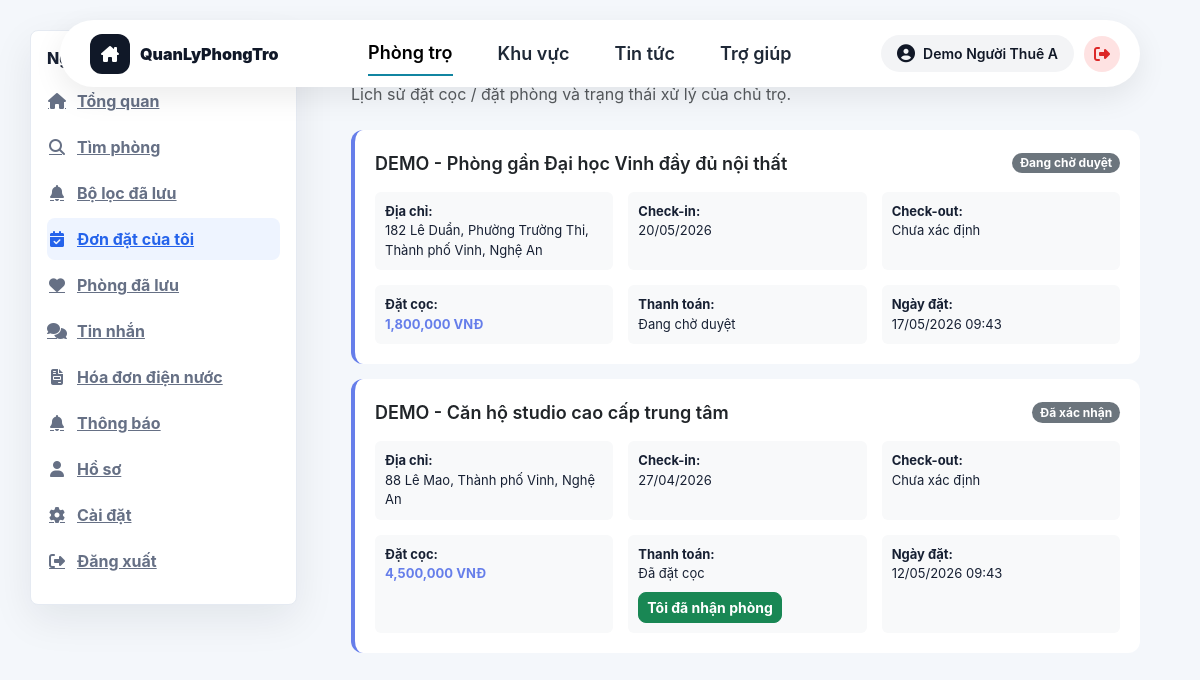
/public/user/my-bookings.php (signed in), run on the app's committed database.
### tables this page shows
CREATE TABLE `bookings` (
  `id` int(11) NOT NULL,
  `booking_code` varchar(30) DEFAULT NULL,
  `user_id` int(11) DEFAULT NULL,
  `owner_id` int(11) DEFAULT NULL,
  `motel_id` int(11) DEFAULT NULL,
  `check_in_date` date DEFAULT NULL,
  `check_out_date` date DEFAULT NULL,
  `expected_move_in_date` date DEFAULT NULL,
  `rental_duration_months` int(11) DEFAULT NULL,
  `note` text DEFAULT NULL,
  `contact_name` varchar(120) DEFAULT NULL,
  `contact_phone` varchar(20) DEFAULT NULL,
  `contact_email` varchar(150) DEFAULT NULL,
  `deposit_amount` int(11) DEFAULT NULL,
  `total_amount` int(11) NOT NULL DEFAULT 0,
  `payment_status` enum('pending','processing','paid','failed','cancelled','refunded') NOT NULL DEFAULT 'pending',
  `booking_status` enum('pending','waiting_payment','paid','confirmed','cancelled','rejected','expired','completed') NOT NULL DEFAULT 'pending',
  `checkin_date` date DEFAULT NULL,
  `status` enum('pending','paid','accepted','completed','rejected','cancelled') DEFAULT 'pending',
  `created_at` timestamp NOT NULL DEFAULT current_timestamp(),
  `cancelled_at` datetime DEFAULT NULL,
  `cancelled_by` int(11) DEFAULT NULL,
  `cancellation_reason` text DEFAULT NULL,
  `rejected_at` datetime DEFAULT NULL,
  `rejected_by` int(11) DEFAULT NULL,
  `rejection_reason` text DEFAULT NULL,
  `expires_at` datetime DEFAULT NULL,
  `updated_at` datetime DEFAULT NULL
);

CREATE TABLE `motels` (
  `id` int(11) NOT NULL,
  `title` varchar(255) NOT NULL,
  `description` text DEFAULT NULL,
  `price` int(11) NOT NULL,
  `deposit_amount` int(11) NOT NULL DEFAULT 0,
  `area` int(11) DEFAULT NULL,
  `address` varchar(255) DEFAULT NULL,
  `province_code` varchar(20) DEFAULT NULL,
  `province_name` varchar(120) DEFAULT NULL,
  `district_code` varchar(20) DEFAULT NULL,
  `district_name` varchar(120) DEFAULT NULL,
  `ward_code` varchar(20) DEFAULT NULL,
  `ward_name` varchar(120) DEFAULT NULL,
  `street_address` varchar(255) DEFAULT NULL,
  `address_api_source` varchar(80) DEFAULT NULL,
  `lat` decimal(10,8) DEFAULT NULL,
  `lng` decimal(11,8) DEFAULT NULL,
  `phone` varchar(20) DEFAULT NULL,
  `user_id` int(11) NOT NULL,
  `category_id` int(11) DEFAULT NULL,
  `district_id` int(11) DEFAULT NULL,
  `status` enum('pending','approved','hidden','rejected') DEFAULT 'pending',
  `room_status` enum('available','reserved','rented','unavailable') NOT NULL DEFAULT 'available',
  `rejection_reason` text DEFAULT NULL,
  `rejected_by` int(11) DEFAULT NULL,
  `rejected_at` datetime DEFAULT NULL,
  `count_view` int(11) DEFAULT 0,
  `created_at` timestamp NOT NULL DEFAULT current_timestamp(),
  `updated_at` timestamp NULL DEFAULT NULL,
  `bedrooms` int(11) DEFAULT 0,
  `bathrooms` int(11) DEFAULT 0,
  `max_people` int(11) DEFAULT NULL,
  `utilities` text DEFAULT NULL,
  `furniture` text DEFAULT NULL,
  `verification_status` varchar(30) NOT NULL DEFAULT 'unverified',
  `health_score` int(11) NOT NULL DEFAULT 0,
  `is_featured` tinyint(1) NOT NULL DEFAULT 0,
  `available_from` date DEFAULT NULL,
  `service_fee` int(11) NOT NULL DEFAULT 0,
  `electricity_unit_price` int(11) NOT NULL DEFAULT 0,
  `water_fee_per_person` int(11) NOT NULL DEFAULT 0,
  `internet_fee` int(11) NOT NULL DEFAULT 0,
  `parking_fee` int(11) NOT NULL DEFAULT 0,
  `other_fee` int(11) NOT NULL DEFAULT 0,
  `service_note` varchar(255) DEFAULT NULL,
  `deposit_months` decimal(3,1) NOT NULL DEFAULT 1.0
);

CREATE TABLE `payments` (
  `id` int(11) NOT NULL,
  `payment_code` varchar(30) DEFAULT NULL,
  `booking_id` int(11) DEFAULT NULL,
  `amount` int(11) DEFAULT NULL,
  `fee` int(11) DEFAULT 0,
  `payment_method` varchar(50) DEFAULT NULL,
  `payment_status` enum('pending','processing','paid','failed','cancelled','refunded') NOT NULL DEFAULT 'pending',
  `method` varchar(50) DEFAULT NULL,
  `transaction_code` varchar(255) DEFAULT NULL,
  `paid_at` datetime DEFAULT NULL,
  `gateway_response` longtext DEFAULT NULL,
  `status` enum('pending','held','released','refunded') DEFAULT 'pending',
  `created_at` timestamp NOT NULL DEFAULT current_timestamp(),
  `updated_at` datetime DEFAULT NULL
);

### core/Database.php (called while the page is built, shortened)
<?php
class Database {
    private $conn;
    public function __construct($connection) {
        $this->conn = $connection;
    }
    public function prepare($sql) {
        return $this->conn->prepare($sql);
    }
}
?>

### public/user/my-bookings.php (the view, shortened to what this page needs)
<?php
@require_once '../../config/database.php';
@require_once '../../core/Database.php';
@require_once '../components/PublicNav.php';
$db = new Database($conn);
$user_id = $_SESSION['user_id'];
$page = isset($_GET['page']) ? max(1, (int)$_GET['page']) : 1;
$limit = 10;
$offset = ($page - 1) * $limit;
$stmt = $db->prepare("
    SELECT b.*, p.id AS payment_id, p.payment_code, p.payment_status AS current_payment_status, m.title, m.price, m.address
    FROM bookings b
    JOIN motels m ON b.motel_id = m.id
    LEFT JOIN payments p ON p.booking_id = b.id
    WHERE b.user_id = ?
    ORDER BY b.created_at DESC
    LIMIT ? OFFSET ?
");
$stmt->bind_param("iii", $user_id, $limit, $offset);
$stmt->execute();
$bookings = $stmt->get_result()->fetch_all(MYSQLI_ASSOC);
?>
<?php
function tenant_booking_status_label(string $status): string
{
    return [
        'pending' => 'Đang chờ duyệt',
        'waiting_payment' => 'Chờ thanh toán',
        'paid' => 'Đã đặt cọc',
        'confirmed' => 'Đã xác nhận',
        'processing' => 'Chờ admin xác nhận',
        'failed' => 'Thanh toán thất bại',
        'refunded' => 'Đã hoàn tiền',
        'accepted' => 'Đã được chấp nhận',
        'completed' => 'Hoàn tất',
        'rejected' => 'Bị từ chối',
        'cancelled' => 'Đã hủy',
    ][strtolower($status)] ?? $status;
}
?>
<!DOCTYPE html>
<html lang="vi">
<head>
    <link href="https://cdn.jsdelivr.net/npm/bootstrap@5.3.0/dist/css/bootstrap.min.css" rel="stylesheet">
    <link href="https://cdnjs.cloudflare.com/ajax/libs/font-awesome/6.5.0/css/all.min.css" rel="stylesheet">
    <link href="../assets/css/modern.css" rel="stylesheet">
</head>
<body>
    <div class="container-lg" style="padding: 30px 0;">
        <div class="row">
            <div class="col-lg-3">
                <?php
                require __DIR__ . '/_nav_sidebar.php';
                ?>
            </div>
            <div class="col-lg-9">
                <div class="main-content">
                    <h1 style="font-size: 28px; font-weight: 700; margin-bottom: 10px;">
                    </h1>
                    <p class="text-muted mb-4">Lịch sử đặt cọc / đặt phòng và trạng thái xử lý của chủ trọ.</p>
                    <?php if (count($bookings) > 0): ?>
                        <?php foreach ($bookings as $booking): ?>
                            <div class="booking-card">
                                <div class="booking-header">
                                    <div class="booking-title">
                                        <a href="motel-detail.php?id=<?php echo (int)$booking['motel_id']; ?>" class="text-decoration-none text-dark">
                                            <?php echo htmlspecialchars($booking['title']); ?>
                                        </a>
                                    </div>
                                    <span class="badge bg-secondary"><?php echo htmlspecialchars(tenant_booking_status_label((string)($booking['booking_status'] ?? $booking['status']))); ?></span>
                                </div>
                                <div class="booking-info">
                                    <div class="booking-info-item">
                                        <strong>Địa chỉ:</strong><br><?php echo htmlspecialchars($booking['address']); ?>
                                    </div>
                                    <div class="booking-info-item">
                                        <strong>Check-in:</strong><br><?php echo date('d/m/Y', strtotime($booking['check_in_date'])); ?>
                                    </div>
                                    <div class="booking-info-item">
                                        <strong>Check-out:</strong><br><?php echo !empty($booking['check_out_date']) ? date('d/m/Y', strtotime($booking['check_out_date'])) : 'Chưa xác định'; ?>
                                    </div>
                                    <div class="booking-info-item">
                                        <strong>Đặt cọc:</strong><br><span style="color: #667eea; font-weight: 700;"><?php echo number_format($booking['deposit_amount']); ?> VNĐ</span>
                                    </div>
                                    <div class="booking-info-item">
                                        <strong>Thanh toán:</strong><br><?php echo htmlspecialchars(tenant_booking_status_label((string)($booking['current_payment_status'] ?? $booking['payment_status'] ?? 'pending'))); ?>
                                        <?php if (($booking['status'] ?? '') === 'accepted' && ($booking['payment_status'] ?? '') === 'paid'): ?>
                                            <form method="POST" class="mt-2" onsubmit="return confirm('Bạn xác nhận đã nhận phòng đúng thông tin và cho phép admin giải ngân cho chủ phòng?');">
                                                <button type="submit" class="btn btn-sm btn-success">Tôi đã nhận phòng</button>
                                            </form>
                                        <?php elseif (($booking['status'] ?? '') === 'completed' && ($booking['current_payment_status'] ?? '') === 'paid'): ?>
                                            <div class="small text-success mt-2">Đã xác nhận nhận phòng. Chờ admin giải ngân cho chủ phòng.</div>
                                        <?php endif; ?>
                                    </div>
                                    <div class="booking-info-item">
                                        <strong>Ngày đặt:</strong><br><?php echo date('d/m/Y H:i', strtotime($booking['created_at'])); ?>
                                    </div>
                                </div>
                            </div>
                        <?php endforeach; ?>
                    <?php endif; ?>
                </div>
            </div>
        </div>
    </div>
</body>
</html>

### public/assets/css/modern.css (style rules this page uses)
:root { --app-bg: #f4f7fb; --app-surface: #ffffff; --app-surface-soft: #f8fafc; --app-text: #172033; --app-muted: #667085; --app-border: #e5eaf2; --app-primary: #2563eb; --app-primary-dark: #1e40af; --app-accent: #14b8a6; --app-warning: #f59e0b; --app-danger: #dc2626; --app-success: #16a34a; --app-shadow: 0 14px 40px rgba(15, 23, 42, 0.08); --app-radius: 8px; --eco-brand: #ff5722; --eco-brand-light: #fff0eb; --eco-price: #ee4d2d; --eco-discount: #ffb53e; --eco-container: 1200px; }
body { background: var(--app-bg) !important; color: var(--app-text); font-family: "Inter", "Segoe UI", Arial, sans-serif !important; }
*, *::before, *::after { box-sizing: border-box; }
.btn, button, .btn-primary, .btn-view, .btn-search, .btn-cta { border-radius: var(--app-radius) !important; font-weight: 700; }
.main-content { padding-top: 8px !important; }
.badge-status, .booking-status, .badge { border-radius: 999px !important; font-weight: 750; }

### public/user/my-bookings.php (style rules this page uses)
body { background: #f8f9fa; }
.main-content { padding: 30px; }
.booking-card { background: white; padding: 20px; border-radius: 12px; margin-bottom: 15px; border-left: 4px solid #667eea; }
.booking-header { display: flex; justify-content: space-between; align-items: center; margin-bottom: 15px; }
.booking-title { font-size: 18px; font-weight: 600; color: #333; }
.booking-info { display: grid; grid-template-columns: repeat(auto-fit, minmax(200px, 1fr)); gap: 15px; }
.booking-info-item { padding: 10px; background: #f8f9fa; border-radius: 6px; font-size: 13px; }

### data on the page
bookings: motel.title "DEMO - Phòng gần Đại học Vinh đầy đủ nội thất", booking_status "Đang chờ duyệt", motel.address "182 Lê Duẩn, Phường Trường Thi, Thành phố Vinh, Nghệ An", check_in_date "20/05/2026", shows "Chưa xác định", deposit_amount "1,800,000", payment_status "Đang chờ duyệt", created_at "17/05/2026 09:43"
bookings: motel.title "DEMO - Căn hộ studio cao cấp trung tâm", booking_status "Đã xác nhận", motel.address "88 Lê Mao, Thành phố Vinh, Nghệ An", check_in_date "27/04/2026", shows "Chưa xác định", deposit_amount "4,500,000", payments.payment_status "Đã đặt cọc", created_at "12/05/2026 09:43"

### other printed values
$name "Demo Người Thuê A"
$it['label'] "Tổng quan"
$it['label'] "Tìm phòng"
$it['label'] "Bộ lọc đã lưu"
$it['label'] "Đơn đặt của tôi"
$it['label'] "Phòng đã lưu"
$it['label'] "Tin nhắn"
$it['label'] "Hóa đơn điện nước"
$it['label'] "Thông báo"
$it['label'] "Hồ sơ"
$it['label'] "Cài đặt"
$it['label'] "Đăng xuất"
